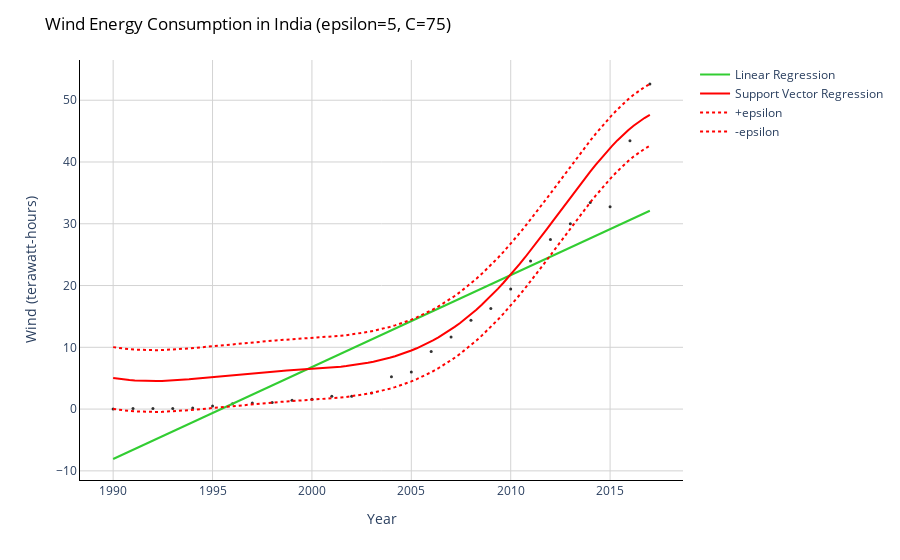

Notebook cell for this chart:
### Code cell
# Create a scatter plot
fig = px.scatter(df, x=df['Year'], y=df['Wind (terawatt-hours)'], 
                 opacity=0.8, color_discrete_sequence=['black'])
# Add a best-fit line
fig.add_traces(go.Scatter(x=x_range, y=y_lr, name='Linear Regression', line=dict(color='limegreen')))
fig.add_traces(go.Scatter(x=x_range, y=y_svr, name='Support Vector Regression', line=dict(color='red')))
fig.add_traces(go.Scatter(x=x_range, y=y_svr+5, name='+epsilon', line=dict(color='red', dash='dot')))
fig.add_traces(go.Scatter(x=x_range, y=y_svr-5, name='-epsilon', line=dict(color='red', dash='dot')))

# Change chart background color
fig.update_layout(dict(plot_bgcolor = 'white'))

# Update axes lines
fig.update_xaxes(showgrid=True, gridwidth=1, gridcolor='lightgrey', 
                 zeroline=True, zerolinewidth=1, zerolinecolor='lightgrey', 
                 showline=True, linewidth=1, linecolor='black')

fig.update_yaxes(showgrid=True, gridwidth=1, gridcolor='lightgrey', 
                 zeroline=True, zerolinewidth=1, zerolinecolor='lightgrey', 
                 showline=True, linewidth=1, linecolor='black')

# Set figure title
fig.update_layout(title=dict(text="Wind Energy Consumption in India (epsilon=5, C=75)", 
                             font=dict(color='black')))

# Update marker size
fig.update_traces(marker=dict(size=3))

fig.show()
